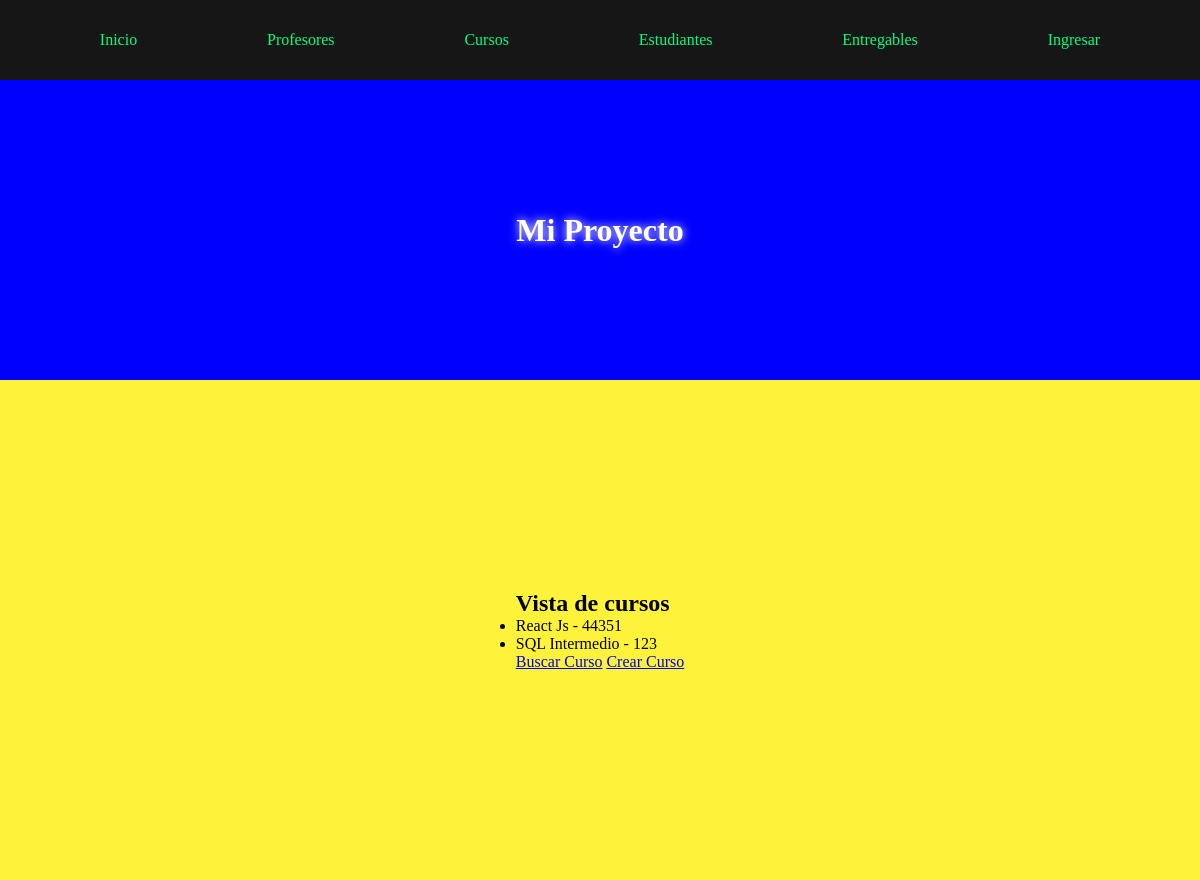
Screenshot of /cursos/ with the database file from the repository.
### AppCoder/models.py (models this page shows, shortened)
class Curso(models.Model):
    nombre = models.CharField(max_length=40)
    camada = models.IntegerField()
    class Meta():
        verbose_name = 'Course'
        verbose_name_plural = 'Courses'
        ordering = ('nombre', 'camada')
        unique_together = ('nombre', 'camada')

### AppCoder/views.py (the view)
# urls.py: path('cursos/', cursos, name='Cursos'),
def cursos(req):
    cursos = Curso.objects.all()
    return render(req, "cursos.html", {"lista_cursos": cursos})

### AppCoder/templates/cursos.html
{% extends 'padre.html' %}
{% block contenidoQueCambia %}
    <div>
        <h1>Vista de cursos</h1>
        <div>
            <ul>
                {% for curso in lista_cursos %}
                    <li>
                        {{curso.nombre}} - {{curso.camada}}
                    </li>
                {% endfor %}
            </ul>
        </div>
        <a href="{% url 'BusquedaCurso' %}">Buscar Curso</a>
        <a href="{% url 'CursoFormulario' %}">Crear Curso</a>
    </div>
{% endblock contenidoQueCambia %}

### AppCoder/static/css/styles.css (style rules this page uses)
* { margin: 0; padding: 0; box-sizing: border-box; }

### rows the page displays
Curso: nombre "React Js", camada "44351"
Curso: nombre "SQL Intermedio", camada "123"
